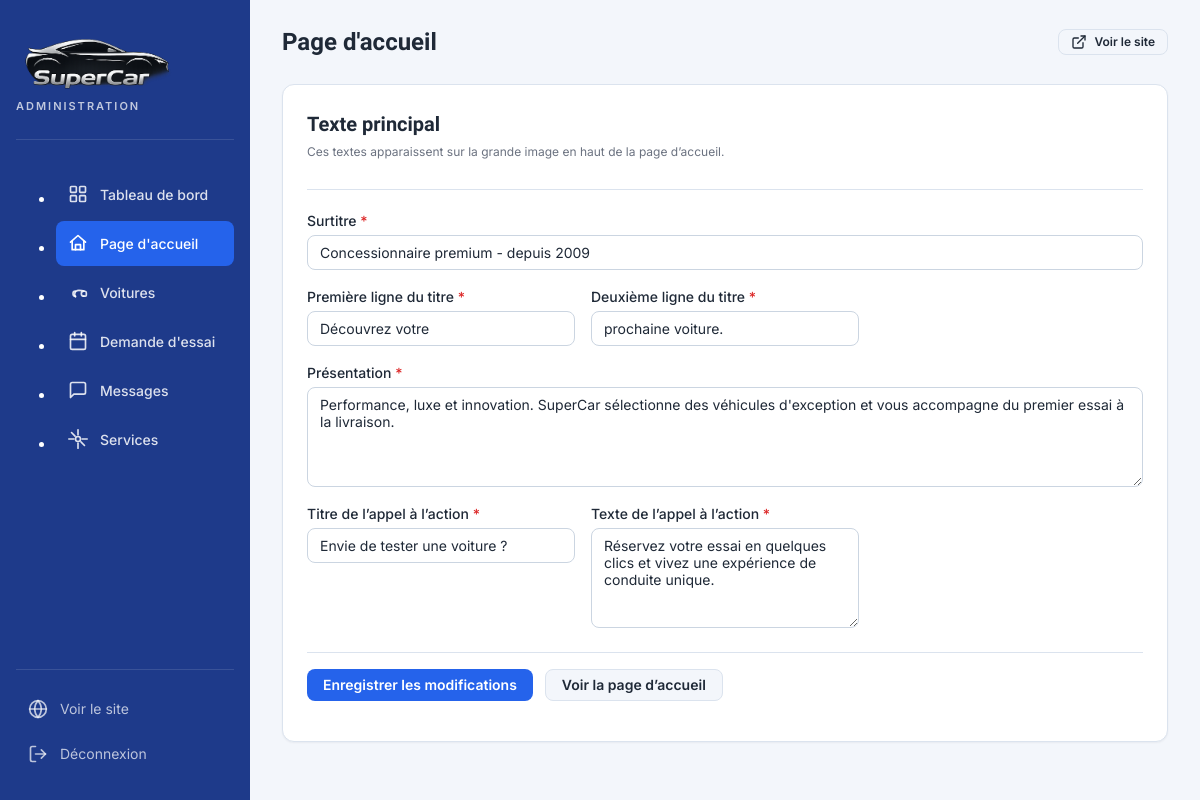
The app's page /admin/accueil.php (signed in) with its own data.
### tables this page shows
CREATE TABLE contenu_accueil (
    id_contenu TINYINT PRIMARY KEY,
    hero_surtitre VARCHAR(150) NOT NULL,
    hero_titre_ligne1 VARCHAR(150) NOT NULL,
    hero_titre_ligne2 VARCHAR(150) NOT NULL,
    hero_description TEXT NOT NULL,
    cta_titre VARCHAR(150) NOT NULL,
    cta_description TEXT NOT NULL,
    date_modification DATETIME DEFAULT CURRENT_TIMESTAMP ON UPDATE CURRENT_TIMESTAMP
);

### includes/functions.php (called while the page is built, shortened)
<?php
function e($valeur) {
    return htmlspecialchars((string) $valeur, ENT_QUOTES, 'UTF-8');
}

### admin/accueil.php (the view, shortened to what this page needs)
<?php
include 'includes/auth.php';
$contenu = $pdo->query("SELECT * FROM contenu_accueil WHERE id_contenu = 1")->fetch();
include 'includes/header.php';
?>
<div class="card">
    <div class="card__header">
        <div>
            <h2 class="card__title">Texte principal</h2>
            <p class="form-help">Ces textes apparaissent sur la grande image en haut de la page d’accueil.</p>
        </div>
    </div>
    <form method="POST" class="form-grid">
        <div class="form-group form-group--full">
            <label class="form-label form-label--required" for="hero_surtitre">Surtitre</label>
            <input type="text" id="hero_surtitre" name="hero_surtitre" class="form-input" maxlength="150" value="<?php echo e($contenu['hero_surtitre']); ?>" required>
        </div>
        <div class="form-group">
            <label class="form-label form-label--required" for="hero_titre_ligne1">Première ligne du titre</label>
            <input type="text" id="hero_titre_ligne1" name="hero_titre_ligne1" class="form-input" maxlength="150" value="<?php echo e($contenu['hero_titre_ligne1']); ?>" required>
        </div>
        <div class="form-group">
            <label class="form-label form-label--required" for="hero_titre_ligne2">Deuxième ligne du titre</label>
            <input type="text" id="hero_titre_ligne2" name="hero_titre_ligne2" class="form-input" maxlength="150" value="<?php echo e($contenu['hero_titre_ligne2']); ?>" required>
        </div>
        <div class="form-group form-group--full">
            <label class="form-label form-label--required" for="hero_description">Présentation</label>
            <textarea id="hero_description" name="hero_description" class="form-textarea" required><?php echo e($contenu['hero_description']); ?></textarea>
        </div>
        <div class="form-group">
            <label class="form-label form-label--required" for="cta_titre">Titre de l’appel à l’action</label>
            <input type="text" id="cta_titre" name="cta_titre" class="form-input" maxlength="150" value="<?php echo e($contenu['cta_titre']); ?>" required>
        </div>
        <div class="form-group">
            <label class="form-label form-label--required" for="cta_description">Texte de l’appel à l’action</label>
            <textarea id="cta_description" name="cta_description" class="form-textarea" required><?php echo e($contenu['cta_description']); ?></textarea>
        </div>
        <div class="form-actions form-group--full">
            <button type="submit" class="btn btn--primary">Enregistrer les modifications</button>
            <a href="../index.php" class="btn btn--secondary" target="_blank" rel="noopener">Voir la page d’accueil</a>
        </div>
    </form>
</div>
    </main>
</div>
</body>
</html>

### admin/assets/admin.css (style rules this page uses)
:root { --color-primary: #1e3a8a; --color-primary-light: #2563eb; --color-primary-hover: #1d4ed8; --color-primary-soft: #eff6ff; --color-primary-text: #1e3a8a; --color-success: #166534; --color-success-bg: #dcfce7; --color-success-border: #bbf7d0; --color-warning: #92400e; --color-warning-bg: #fef3c7; --color-warning-border: #fde68a; --color-danger: #dc2626; --color-danger-bg: #fee2e2; --color-danger-border: #fecaca; --color-bg: #f3f6fb; --color-surface: #ffffff; --color-border: #dbe3ee; --color-border-strong: #cbd5e1; --color-text: #1f2937; --color-text-muted: #6b7280; --color-text-light: #9ca3af; --shadow-sm: 0 1px 2px rgba(15, 23, 42, 0.05); --shadow-md: 0 4px 12px rgba(15, 23, 42, 0.06); --shadow-lg: 0 8px 24px rgba(15, 23, 42, 0.08); --radius-sm: 4px; --radius-md: 8px; --radius-lg: 12px; --radius-full: 999px; --space-1: 4px; --space-2: 8px; --space-3: 12px; --space-4: 16px; --space-5: 20px; --space-6: 24px; --space-8: 32px; --font-sans: 'Inter', -apple-system, BlinkMacSystemFont, 'Segoe UI', Roboto, sans-serif; --font-display: 'Sora', var(--font-sans); --text-xs: 0.75rem; --text-sm: 0.875rem; --text-base: 1rem; --text-lg: 1.125rem; --text-xl: 1.25rem; --text-2xl: 1.5rem; --transition-fast: 120ms ease; --transition-base: 200ms ease; --sidebar-width: 250px; --sidebar-collapsed-width: 72px; --topbar-height: 64px; }
*, *::before, *::after { box-sizing: border-box; }
html { font-size: 16px; -webkit-font-smoothing: antialiased; -moz-osx-font-smoothing: grayscale; }
body { margin: 0; font-family: var(--font-sans); background: var(--color-bg); color: var(--color-text); line-height: 1.5; min-height: 100vh; }
a { color: var(--color-primary-light); text-decoration: none; transition: color var(--transition-fast); }
.card { background: var(--color-surface); border: 1px solid var(--color-border); border-radius: var(--radius-lg); box-shadow: var(--shadow-sm); padding: var(--space-6); margin-bottom: var(--space-6); transition: box-shadow var(--transition-base), border-color var(--transition-base); }
.card__header { display: flex; align-items: center; justify-content: space-between; gap: var(--space-4); margin-bottom: var(--space-5); padding-bottom: var(--space-4); border-bottom: 1px solid var(--color-border); flex-wrap: wrap; }
.card__title { margin: 0; font-family: var(--font-display); font-size: var(--text-xl); font-weight: 600; color: var(--color-text); }
.form-grid { display: grid; grid-template-columns: repeat(auto-fit, minmax(240px, 1fr)); gap: var(--space-4); margin-bottom: var(--space-4); }
.form-group { display: flex; flex-direction: column; gap: var(--space-1); }
.form-group--full { grid-column: 1 / -1; }
.form-label { font-size: var(--text-sm); font-weight: 500; color: var(--color-text); }
.form-label--required::after { content: " *"; color: var(--color-danger); }
.form-input, .form-select, .form-textarea { width: 100%; padding: var(--space-2) var(--space-3); border: 1px solid var(--color-border-strong); border-radius: var(--radius-md); font-family: inherit; font-size: var(--text-sm); color: var(--color-text); background: var(--color-surface); transition: border-color var(--transition-fast), box-shadow var(--transition-fast), background var(--transition-fast); box-sizing: border-box; }
.form-input::placeholder { color: var(--color-text-light); }
.form-textarea { min-height: 100px; resize: vertical; }
.form-help { font-size: var(--text-xs); color: var(--color-text-muted); margin-top: var(--space-1); }
.form-actions { display: flex; gap: var(--space-3); padding-top: var(--space-4); border-top: 1px solid var(--color-border); margin-top: var(--space-2); flex-wrap: wrap; }
.btn { display: inline-flex; align-items: center; justify-content: center; gap: var(--space-2); padding: var(--space-2) var(--space-4); border: none; border-radius: var(--radius-md); font-family: inherit; font-size: var(--text-sm); font-weight: 600; line-height: 1; cursor: pointer; text-decoration: none; transition: background var(--transition-fast), box-shadow var(--transition-fast), transform var(--transition-fast), opacity var(--transition-fast); white-space: nowrap; }
.btn--primary { background: var(--color-primary-light); color: #fff; }
.btn--secondary { background: var(--color-bg); color: var(--color-text); border: 1px solid var(--color-border); }

### records on screen
contenu_accueil: hero_surtitre "Concessionnaire premium - depuis 2009", hero_titre_ligne1 "Découvrez votre", hero_titre_ligne2 "prochaine voiture.", hero_description "Performance, luxe et innovation. SuperCar sélectionne des véhicules d'exception et vous accompagne du premier essai à la livraison.", cta_titre "Envie de tester une voiture ?", cta_description "Réservez votre essai en quelques clics et vivez une expérience de conduite unique."

### other values on screen
$pageTitle "Page d'accueil"
